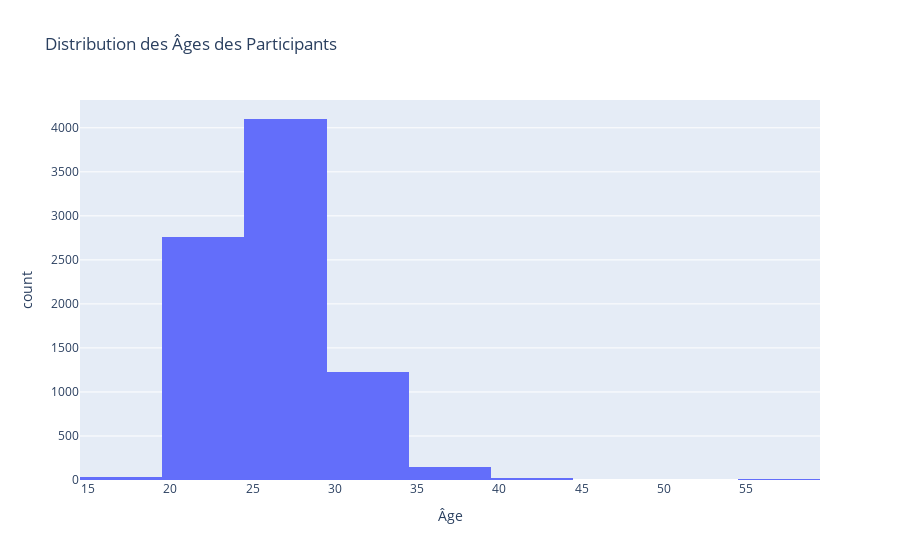

Write notebook code for a chart like this one.
### Code cell
# Distribution des âges
fig = px.histogram(Tinder, 
                   x='age', 
                   nbins=15,
                   title='Distribution des Âges des Participants',
                   labels={'age': 'Âge', 'count': 'Nombre de participants'})
fig.show()

### Figure 1 — Plotly figure (JSON) as saved in the notebook; plotly's stock layout.template omitted (floating-point values rounded to 4 significant figures; data arrays with more than 128 entries replaced by an {"elided": "..."} marker saying what was removed)
{"data": [{"alignmentgroup": "True", "bingroup": "x", "hovertemplate": "Âge=%{x}<br>count=%{y}<extra></extra>", "legendgroup": "", "marker": {"color": "#636efa", "pattern": {"shape": ""}}, "name": "", "nbinsx": 15, "offsetgroup": "", "orientation": "v", "showlegend": false, "type": "histogram", "x": {"elided": "8378 int values"}, "xaxis": "x", "yaxis": "y"}], "layout": {"barmode": "relative", "legend": {"tracegroupgap": 0}, "title": {"text": "Distribution des Âges des Participants"}, "xaxis": {"anchor": "y", "domain": [0, 1], "title": {"text": "Âge"}}, "yaxis": {"anchor": "x", "domain": [0, 1], "title": {"text": "count"}}}}
